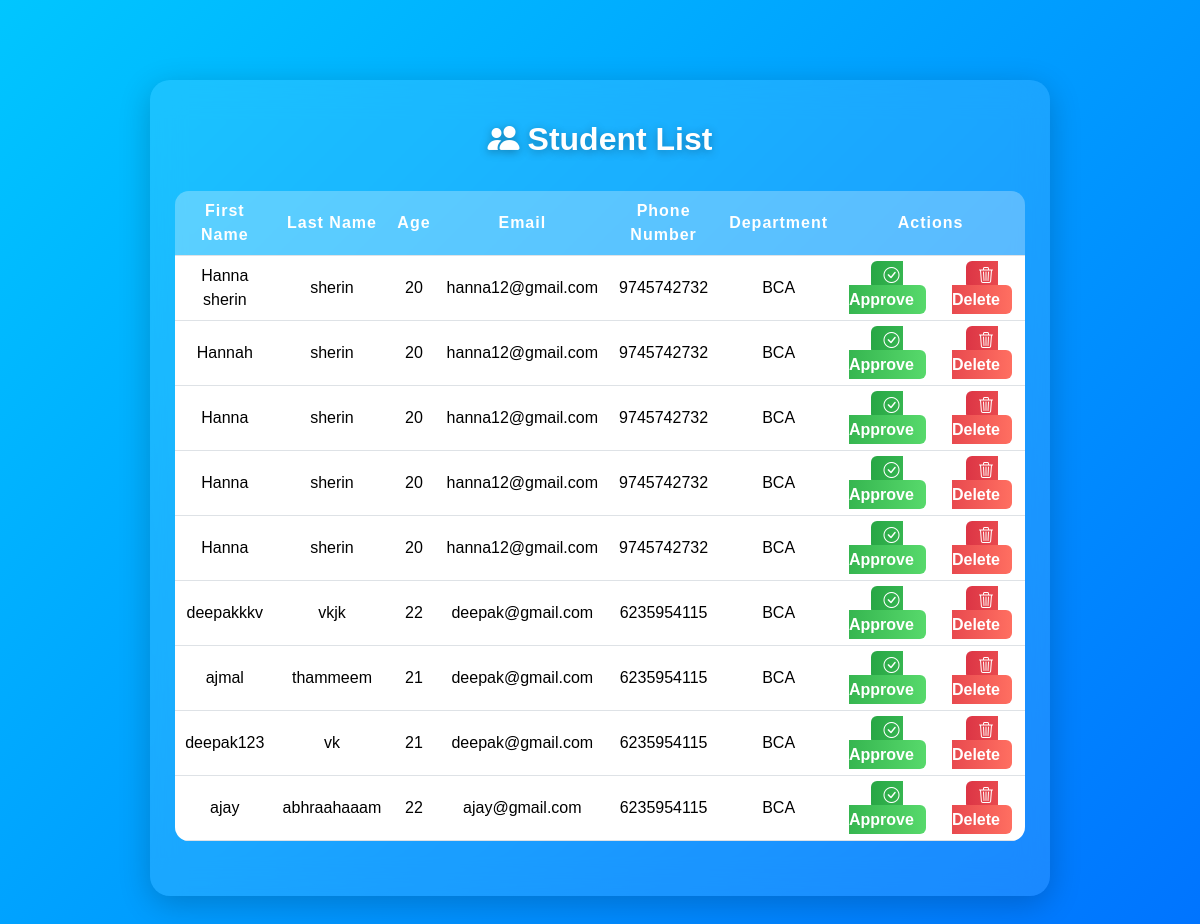
Page /studentview/ on the earlier database version.
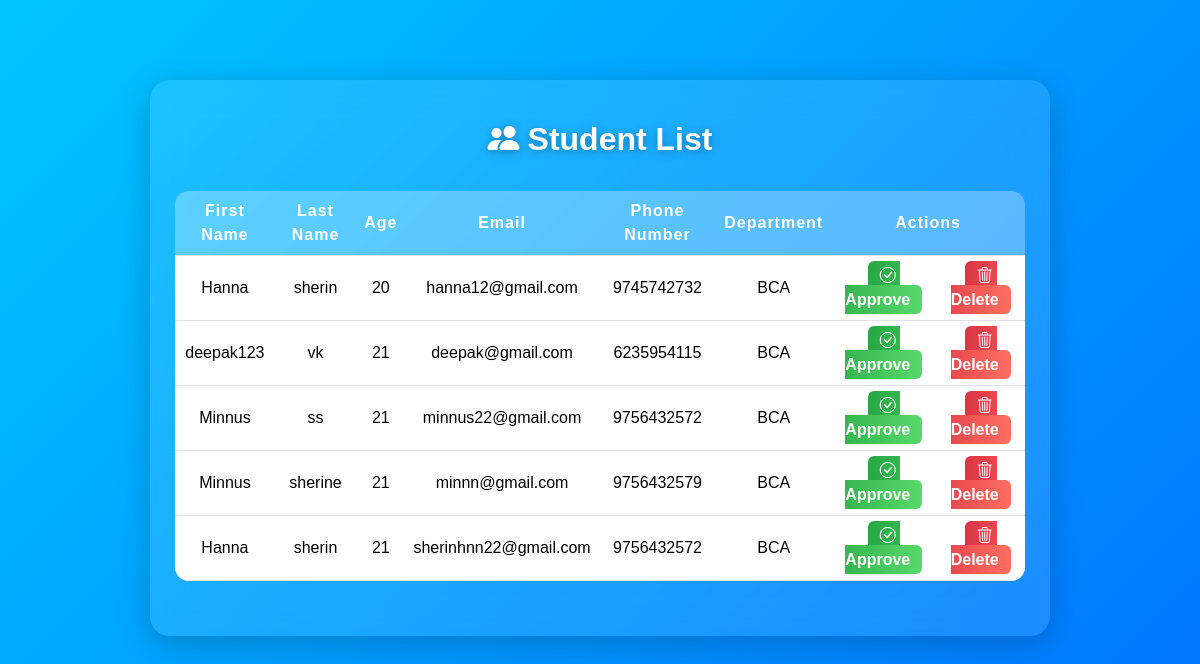
Same page on the later database version.
### myapp/models.py (models this page shows)
class Student1(models.Model):
    department_id=models.ForeignKey(Department,on_delete=models.CASCADE)
    stud_id=models.ForeignKey(User,on_delete=models.CASCADE)
    age=models.IntegerField()
    phone=models.BigIntegerField()
    class Meta:
        db_table='Student1'

class User(AbstractUser):
    usertype=models.CharField(max_length=50)

class Department(models.Model):
    department_name=models.CharField(max_length=50)

### myapp/views.py (the view)
# urls.py: path('studentview/', views.student_view,name="studentview"),
def student_view(request):
    data=Student1.objects.all()
    return render(request,'studentv.html',{'data':data})

### myapp/templates/studentv.html (shortened to what this page needs)
<!DOCTYPE html>
<html lang="en">
<head>
  <link href="https://cdn.jsdelivr.net/npm/bootstrap@5.3.8/dist/css/bootstrap.min.css" rel="stylesheet">
  <link href="https://cdn.jsdelivr.net/npm/bootstrap-icons@1.10.5/font/bootstrap-icons.css" rel="stylesheet">
</head>
<body>
<div class="student-card">
  <div class="student-header">
    <span class="student-title"><i class="bi bi-people-fill me-2"></i>Student List</span>
  </div>
  <div class="table-responsive">
    <table class="table table-hover align-middle">
      <thead>
        <tr>
          <th>First Name</th>
          <th>Last Name</th>
          <th>Age</th>
          <th>Email</th>
          <th>Phone Number</th>
          <th>Department</th>
          <th colspan="2">Actions</th>
        </tr>
      </thead>
      <tbody>
        {% for i in data %}
        <tr>
          <td>{{ i.stud_id.first_name }}</td>
          <td>{{ i.stud_id.last_name }}</td>
          <td>{{ i.age }}</td>
          <td>{{ i.stud_id.email }}</td>
          <td>{{ i.phone }}</td>
          <td>{{ i.department_id.department_name }}</td>
          <td>
            <a href="/stud_approve/{{ i.id }}" class="btn-approve">
              <i class="bi bi-check-circle me-1"></i> Approve
            </a>
          </td>
          <td>
            <a href="/stud_del/{{ i.id }}" onclick="return confirm('Are you sure you want to delete this student?');" class="btn-delete">
              <i class="bi bi-trash3 me-1"></i> Delete
            </a>
          </td>
        </tr>
        {% empty %}
        <tr>
          <td colspan="8" class="text-center text-light opacity-75">No students found.</td>
        </tr>
        {% endfor %}
      </tbody>
    </table>
  </div>
</div>
</body>
</html>

Differences in the rows shown:
removed Student1: stud_id.first_name "Hanna sherin", stud_id.last_name "sherin", age "20", stud_id.email "hanna12@gmail.com", phone "9745742732", department_id.department_name "BCA"
removed Student1: stud_id.first_name "Hannah", stud_id.last_name "sherin", age "20", stud_id.email "hanna12@gmail.com", phone "9745742732", department_id.department_name "BCA"
removed Student1: stud_id.first_name "Hanna", stud_id.last_name "sherin", age "20", stud_id.email "hanna12@gmail.com", phone "9745742732", department_id.department_name "BCA"
removed Student1: stud_id.first_name "Hanna", stud_id.last_name "sherin", age "20", stud_id.email "hanna12@gmail.com", phone "9745742732", department_id.department_name "BCA"
removed Student1: stud_id.first_name "deepakkkv", stud_id.last_name "vkjk", age "22", stud_id.email "deepak@gmail.com", phone "6235954115", department_id.department_name "BCA"
removed Student1: stud_id.first_name "ajmal", stud_id.last_name "thammeem", age "21", stud_id.email "deepak@gmail.com", phone "6235954115", department_id.department_name "BCA"
removed Student1: stud_id.first_name "ajay", stud_id.last_name "abhraahaaam", age "22", stud_id.email "ajay@gmail.com", phone "6235954115", department_id.department_name "BCA"
added Student1: stud_id.first_name "Minnus", stud_id.last_name "ss", age "21", stud_id.email "minnus22@gmail.com", phone "9756432572", department_id.department_name "BCA"
added Student1: stud_id.first_name "Minnus", stud_id.last_name "sherine", age "21", stud_id.email "minnn@gmail.com", phone "9756432579", department_id.department_name "BCA"
added Student1: stud_id.first_name "Hanna", stud_id.last_name "sherin", age "21", stud_id.email "sherinhnn22@gmail.com", phone "9756432572", department_id.department_name "BCA"
